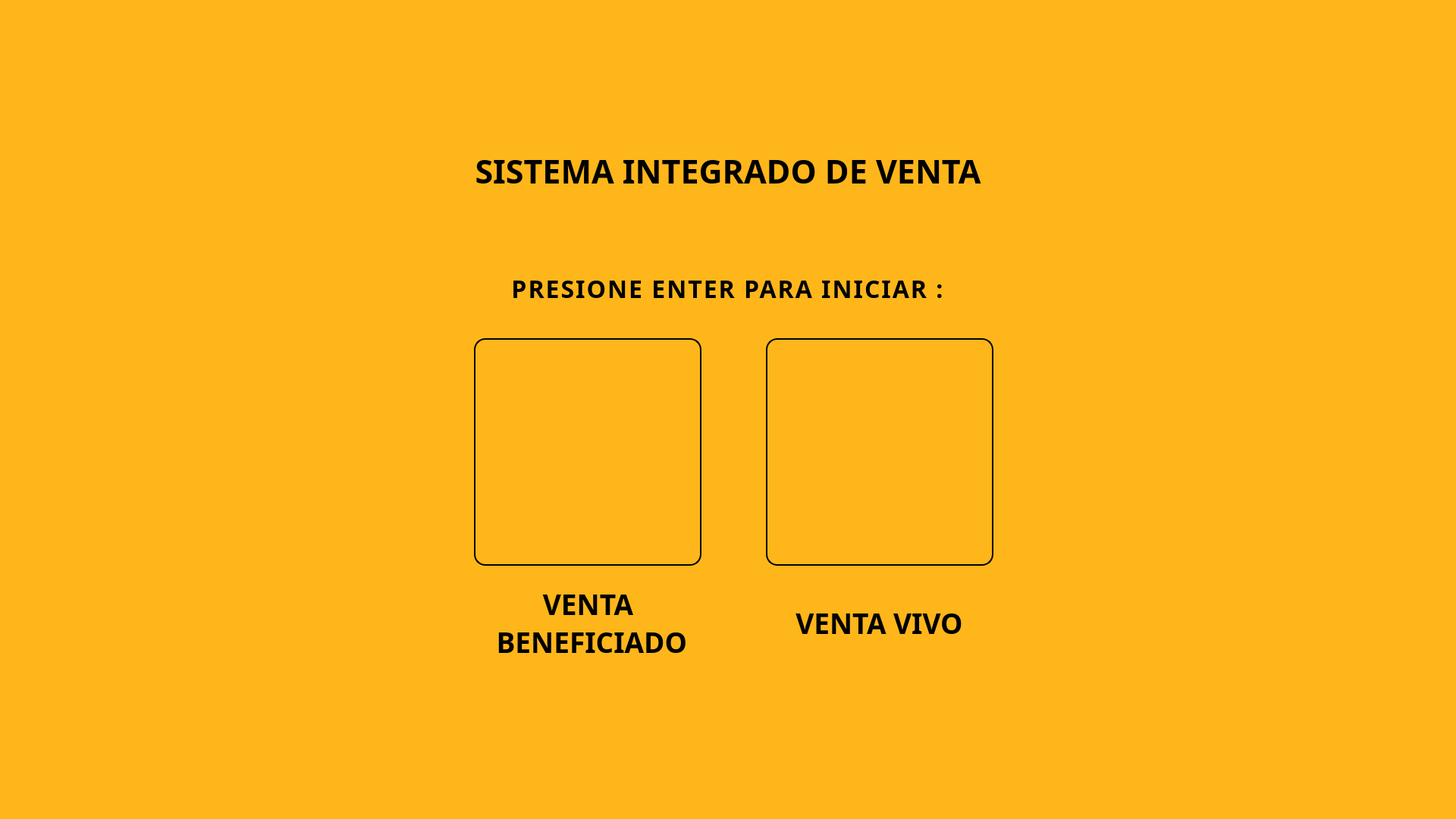
<?xml version="1.0" encoding="UTF-8"?>
<ui version="4.0">
 <class>MainWindow</class>
 <widget class="QMainWindow" name="MainWindow">
  <property name="geometry">
   <rect>
    <x>0</x>
    <y>0</y>
    <width>1920</width>
    <height>1080</height>
   </rect>
  </property>
  <property name="windowTitle">
   <string>MainWindow</string>
  </property>
  <property name="styleSheet">
   <string notr="true">background-color: rgb(254, 182, 26);
border-radius: 7px;</string>
  </property>
  <widget class="QWidget" name="centralwidget">
   <widget class="QLabel" name="lblTituloPrincipal">
    <property name="geometry">
     <rect>
      <x>535</x>
      <y>100</y>
      <width>850</width>
      <height>250</height>
     </rect>
    </property>
    <property name="font">
     <font>
      <family>Poppins</family>
      <pointsize>32</pointsize>
      <weight>75</weight>
      <bold>true</bold>
     </font>
    </property>
    <property name="text">
     <string>SISTEMA INTEGRADO DE VENTA</string>
    </property>
    <property name="alignment">
     <set>Qt::AlignCenter</set>
    </property>
    <property name="wordWrap">
     <bool>true</bool>
    </property>
   </widget>
   <widget class="QLabel" name="imgVentaBeneficiado">
    <property name="geometry">
     <rect>
      <x>625</x>
      <y>446</y>
      <width>300</width>
      <height>300</height>
     </rect>
    </property>
    <property name="styleSheet">
     <string notr="true">border-color: rgb(0, 0, 0);
border: 2px solid black;
border-radius: 15px;</string>
    </property>
    <property name="text">
     <string/>
    </property>
    <property name="scaledContents">
     <bool>true</bool>
    </property>
    <property name="wordWrap">
     <bool>true</bool>
    </property>
    <property name="margin">
     <number>10</number>
    </property>
   </widget>
   <widget class="QLabel" name="lblVenta">
    <property name="geometry">
     <rect>
      <x>620</x>
      <y>766</y>
      <width>311</width>
      <height>111</height>
     </rect>
    </property>
    <property name="font">
     <font>
      <family>Poppins</family>
      <pointsize>28</pointsize>
      <weight>75</weight>
      <bold>true</bold>
     </font>
    </property>
    <property name="text">
     <string>VENTA 
 BENEFICIADO</string>
    </property>
    <property name="alignment">
     <set>Qt::AlignCenter</set>
    </property>
   </widget>
   <widget class="QLabel" name="lblSubTituloPrincipal">
    <property name="geometry">
     <rect>
      <x>535</x>
      <y>350</y>
      <width>850</width>
      <height>60</height>
     </rect>
    </property>
    <property name="font">
     <font>
      <family>Poppins SemiBold</family>
      <pointsize>24</pointsize>
      <weight>75</weight>
      <bold>true</bold>
     </font>
    </property>
    <property name="styleSheet">
     <string notr="true"> letter-spacing: 2px;
</string>
    </property>
    <property name="text">
     <string>PRESIONE ENTER PARA INICIAR :</string>
    </property>
    <property name="alignment">
     <set>Qt::AlignCenter</set>
    </property>
    <property name="indent">
     <number>-1</number>
    </property>
   </widget>
   <widget class="QLabel" name="lblmimizar">
    <property name="geometry">
     <rect>
      <x>1840</x>
      <y>10</y>
      <width>30</width>
      <height>30</height>
     </rect>
    </property>
    <property name="styleSheet">
     <string notr="true">background-color: rgba(255, 255, 255, 0);</string>
    </property>
    <property name="text">
     <string/>
    </property>
    <property name="scaledContents">
     <bool>true</bool>
    </property>
    <property name="wordWrap">
     <bool>false</bool>
    </property>
   </widget>
   <widget class="QLabel" name="lblcerrar">
    <property name="geometry">
     <rect>
      <x>1880</x>
      <y>10</y>
      <width>30</width>
      <height>30</height>
     </rect>
    </property>
    <property name="layoutDirection">
     <enum>Qt::LeftToRight</enum>
    </property>
    <property name="autoFillBackground">
     <bool>false</bool>
    </property>
    <property name="styleSheet">
     <string notr="true">background-color: rgba(255, 255, 255, 0);</string>
    </property>
    <property name="text">
     <string/>
    </property>
    <property name="scaledContents">
     <bool>true</bool>
    </property>
    <property name="alignment">
     <set>Qt::AlignCenter</set>
    </property>
    <property name="wordWrap">
     <bool>false</bool>
    </property>
    <property name="margin">
     <number>0</number>
    </property>
    <property name="indent">
     <number>-1</number>
    </property>
   </widget>
   <widget class="QPushButton" name="btnminimizar">
    <property name="geometry">
     <rect>
      <x>1840</x>
      <y>10</y>
      <width>30</width>
      <height>30</height>
     </rect>
    </property>
    <property name="cursor">
     <cursorShape>PointingHandCursor</cursorShape>
    </property>
    <property name="styleSheet">
     <string notr="true">background-color: rgba(255, 255, 255, 0);</string>
    </property>
    <property name="text">
     <string/>
    </property>
   </widget>
   <widget class="QPushButton" name="btnCerrar">
    <property name="geometry">
     <rect>
      <x>1880</x>
      <y>10</y>
      <width>30</width>
      <height>30</height>
     </rect>
    </property>
    <property name="cursor">
     <cursorShape>PointingHandCursor</cursorShape>
    </property>
    <property name="styleSheet">
     <string notr="true">background-color: rgba(255, 255, 255, 0);</string>
    </property>
    <property name="text">
     <string/>
    </property>
   </widget>
   <widget class="QLabel" name="imgVentaVivo">
    <property name="geometry">
     <rect>
      <x>1010</x>
      <y>446</y>
      <width>300</width>
      <height>300</height>
     </rect>
    </property>
    <property name="styleSheet">
     <string notr="true">border-color: rgb(0, 0, 0);
border: 2px solid black;
border-radius: 15px;</string>
    </property>
    <property name="text">
     <string/>
    </property>
    <property name="scaledContents">
     <bool>true</bool>
    </property>
    <property name="wordWrap">
     <bool>true</bool>
    </property>
    <property name="margin">
     <number>10</number>
    </property>
   </widget>
   <widget class="QLabel" name="lblVenta_2">
    <property name="geometry">
     <rect>
      <x>1009</x>
      <y>766</y>
      <width>301</width>
      <height>111</height>
     </rect>
    </property>
    <property name="font">
     <font>
      <family>Poppins</family>
      <pointsize>28</pointsize>
      <weight>75</weight>
      <bold>true</bold>
     </font>
    </property>
    <property name="text">
     <string>VENTA VIVO</string>
    </property>
    <property name="alignment">
     <set>Qt::AlignCenter</set>
    </property>
   </widget>
  </widget>
 </widget>
 <resources/>
 <connections/>
</ui>
